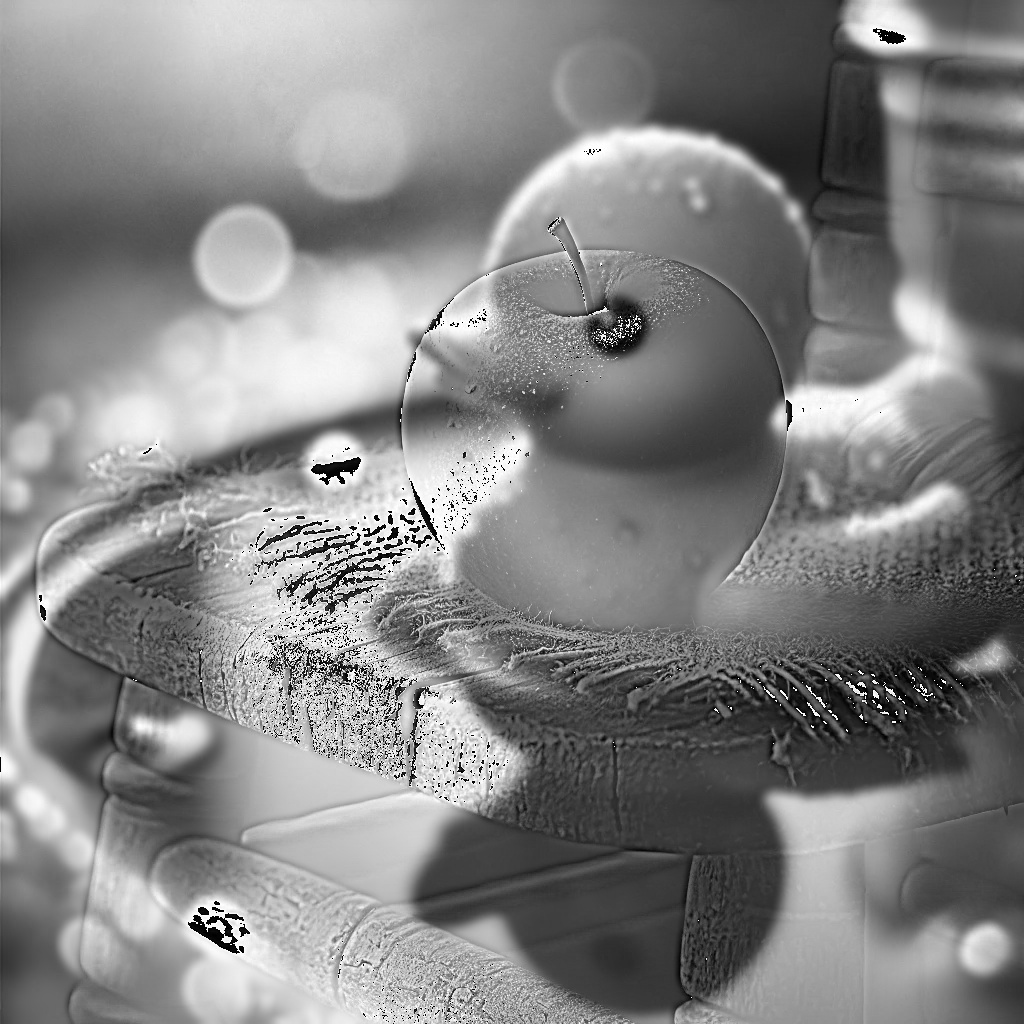

Write Python code to recreate this figure.
import sys
import numpy as np
import matplotlib.pyplot as plt
import cv2 as cv


def show_image(img, title="Image"):
    """
    Displays an image using matplotlib.

    Parameters:
    - img: The image to display. Can be a grayscale or color image.
    - title: Title for the displayed image.
    """
    plt.figure(figsize=(6, 6))
    plt.title(title)
    cmap = "gray" if len(img.shape) == 2 else None
    plt.imshow(img, cmap=cmap)
    plt.axis("off")
    plt.show()


def apply_gaussian_blur(img, kernel_size=(5, 5), sigma=0):
    """
    Applies a Gaussian blur to remove high frequencies from the image.

    Parameters:
    - img: Input grayscale image.
    - kernel_size: Size of the Gaussian kernel (must be odd numbers).
    - sigma: Standard deviation for Gaussian kernel.

    Returns:
    - Blurred image (low frequencies).
    """
    return cv.GaussianBlur(img, kernel_size, sigma)


def extract_high_frequencies(img, kernel_size=(5, 5), sigma=0):
    """
    Extracts the high-frequency component of an image.

    Parameters:
    - img: Input grayscale image.
    - kernel_size: Size of the Gaussian kernel (must be odd numbers).
    - sigma: Standard deviation for Gaussian kernel.

    Returns:
    - High-frequency image (original image minus blurred image).
    """
    low_frequencies = apply_gaussian_blur(img, kernel_size, sigma)
    return img - low_frequencies


def create_hybrid_image(img_a, img_b, kernel_size=(31, 31), sigma=5):
    """
    Creates a hybrid image by combining the low frequencies of one image and
    the high frequencies of another.

    Parameters:
    - img_a: Grayscale image for low frequencies.
    - img_b: Grayscale image for high frequencies.
    - kernel_size: Size of the Gaussian kernel.
    - sigma: Standard deviation for Gaussian kernel.

    Returns:
    - Hybrid image.
    """
    # Extract low frequencies from image A
    low_frequencies = apply_gaussian_blur(img_a, kernel_size, sigma)

    # Extract high frequencies from image B
    high_frequencies = extract_high_frequencies(img_b, kernel_size, sigma)

    # Combine low and high frequencies
    hybrid_image = low_frequencies + high_frequencies

    # Normalize the image to ensure values are in a displayable range
    hybrid_image = np.clip(hybrid_image, 0, 255).astype(np.uint8)
    return hybrid_image


def main(img_a_p, img_b_p):
    """
    Main function to create and save a hybrid image.

    Parameters:
    - img_a_p: Path to the first image (used for low frequencies).
    - img_b_p: Path to the second image (used for high frequencies).
    """
    # Read input images
    img_a = cv.imread(img_a_p, cv.IMREAD_GRAYSCALE)
    img_b = cv.imread(img_b_p, cv.IMREAD_GRAYSCALE)

    if img_a is None or img_b is None:
        print("Error: One or both input images could not be loaded.")
        return

    # Create the hybrid image
    hybrid = create_hybrid_image(img_a, img_b)

    # Save and display the hybrid image
    output_path = "pictures/hybrid_image.jpg"
    cv.imwrite(output_path, hybrid)
    print(f"Hybrid image saved to {output_path}")

    # Show the hybrid image
    show_image(hybrid, title="Hybrid Image")


if __name__ == "__main__":
    if len(sys.argv) != 3:
        print("Usage: python hybrid_image.py <image_a_path> <image_b_path>")
    else:
        img_a_path = sys.argv[1]
        img_b_path = sys.argv[2]
        main(img_a_path, img_b_path)
